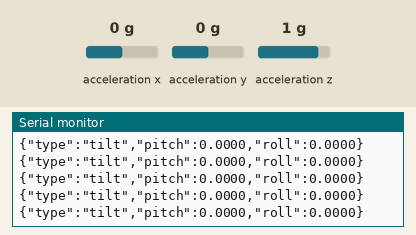
A sketch run on a simulated Arduino Nano 33 BLE. Shown: the last lines printed to the serial monitor. The test bench sets the inputs (shaded band); at power-on: acceleration x 0 g, acceleration y 0 g, acceleration z 1 g.

Above: at 1.2 s.
1.3 s: acceleration x set to -1.4 g
At 1.8 s:
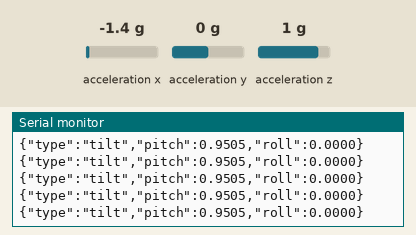
2.8 s: acceleration y set to -1.4 g
At 3.6 s:
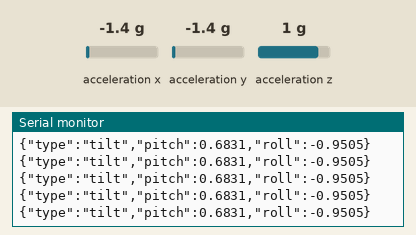
4.3 s: acceleration z set to -1.4 g
At 4.8 s:
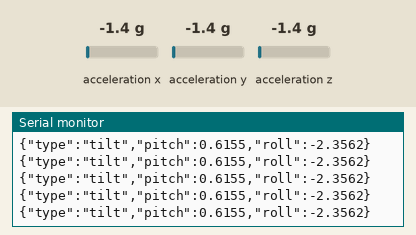
Timing chart, 0 to 7.3 s (numbered marks = the images above; inputs shaded):
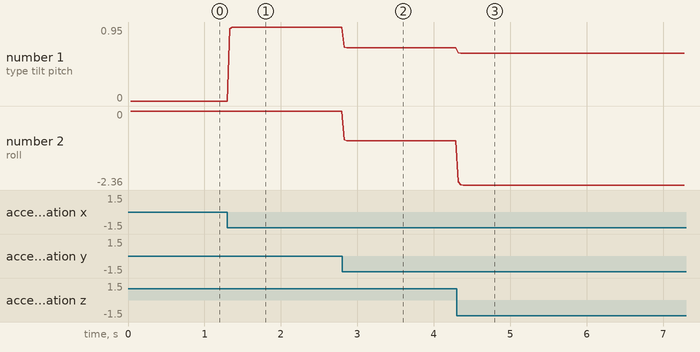

Measured:
- after the input at 1.3 s, the serial monitor: prints a new line at once (image 1)
- after the input at 2.8 s, the serial monitor: prints a new line at once (image 2)
- after the input at 4.3 s, the serial monitor: prints a new line at once (image 3)
- plotted number 1: 0 → 0.95 after the input at 1.3 s, 0.95 → 0.68 after the input at 2.8 s, 0.68 → 0.62 after the input at 4.3 s
- plotted number 2: 0 → -0.95 after the input at 2.8 s, -0.95 → -2.36 after the input at 4.3 s

The sketch:

imu_tilt.ino
```cpp
/*
 * ENSIL — 시뮬레이션 바닥 컨트롤러
 * Arduino Nano 33 BLE Rev2 내장 IMU(BMI270)로 보드 기울기를 읽어
 * 시리얼로 JSON 한 줄씩 내보낸다. 브릿지(bridge/index.js)가 이를 WebSocket으로 중계.
 *
 * 라이브러리: Arduino_BMI270_BMM150 (Rev2 전용 — 구형 Rev1은 Arduino_LSM9DS1)
 *   Arduino IDE > 라이브러리 매니저 > "Arduino_BMI270_BMM150" 설치
 *
 * 출력 형식 (30Hz, 라디안):
 *   {"type":"tilt","pitch":0.12,"roll":-0.34}
 */

#include "Arduino_BMI270_BMM150.h"

// 지수이동평균 — 손떨림 제거. 낮을수록 부드럽고 느리다
const float SMOOTH = 0.15;
const unsigned long INTERVAL_MS = 33; // ~30Hz

float pitch = 0, roll = 0;
unsigned long lastSend = 0;

void setup() {
  Serial.begin(115200);
  while (!Serial) {}
  if (!IMU.begin()) {
    Serial.println("{\"type\":\"error\",\"msg\":\"IMU init failed\"}");
    while (1) {}
  }
}

void loop() {
  float ax, ay, az;
  if (IMU.accelerationAvailable()) {
    IMU.readAcceleration(ax, ay, az);
    // 중력 벡터에서 기울기 산출 (보드가 수평이면 0,0)
    float p = atan2(-ax, sqrt(ay * ay + az * az));
    float r = atan2(ay, az);
    pitch += SMOOTH * (p - pitch);
    roll  += SMOOTH * (r - roll);
  }

  unsigned long now = millis();
  if (now - lastSend >= INTERVAL_MS) {
    lastSend = now;
    Serial.print("{\"type\":\"tilt\",\"pitch\":");
    Serial.print(pitch, 4);
    Serial.print(",\"roll\":");
    Serial.print(roll, 4);
    Serial.println("}");
  }
}
```
